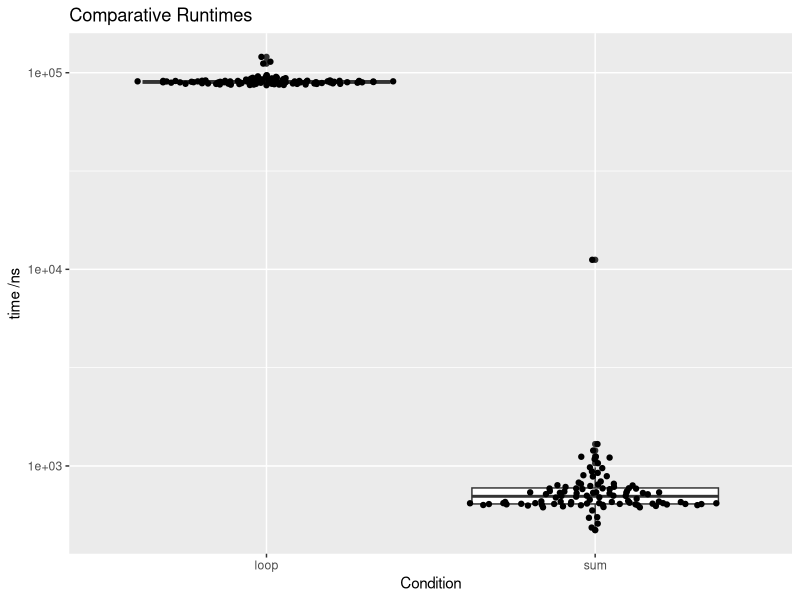
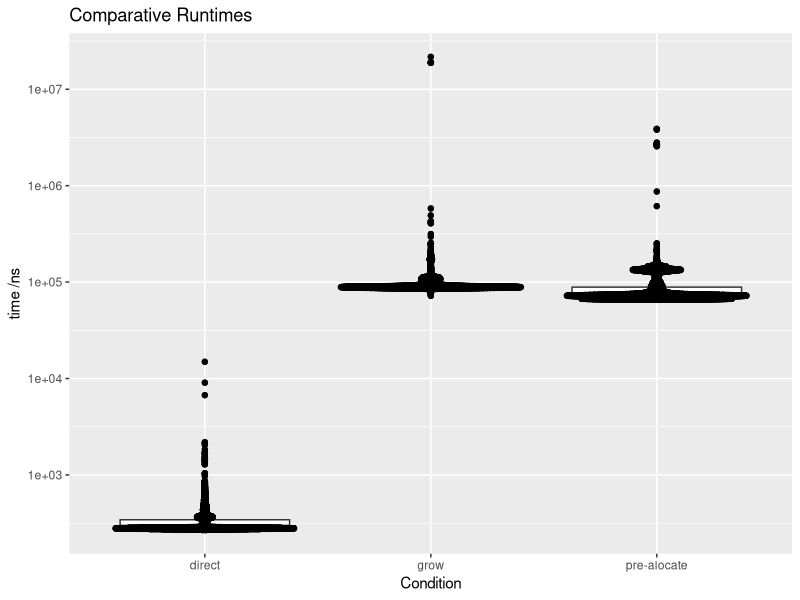
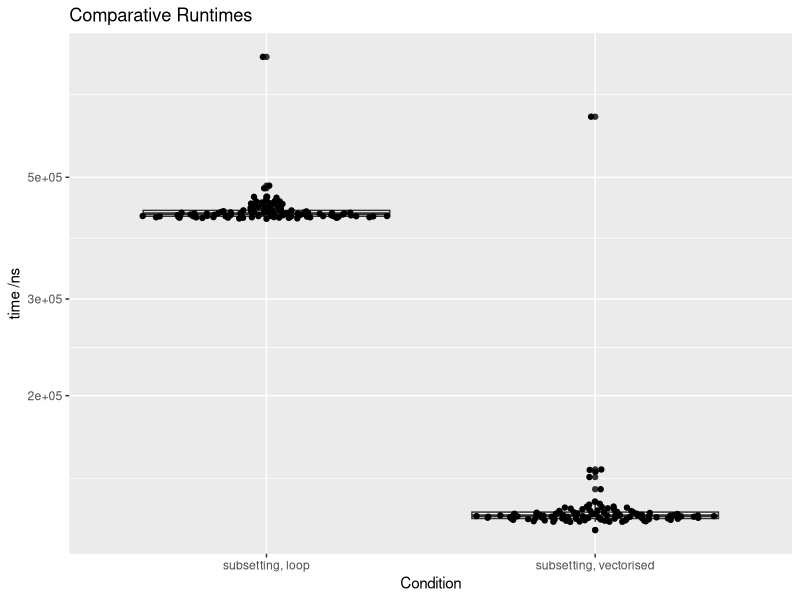
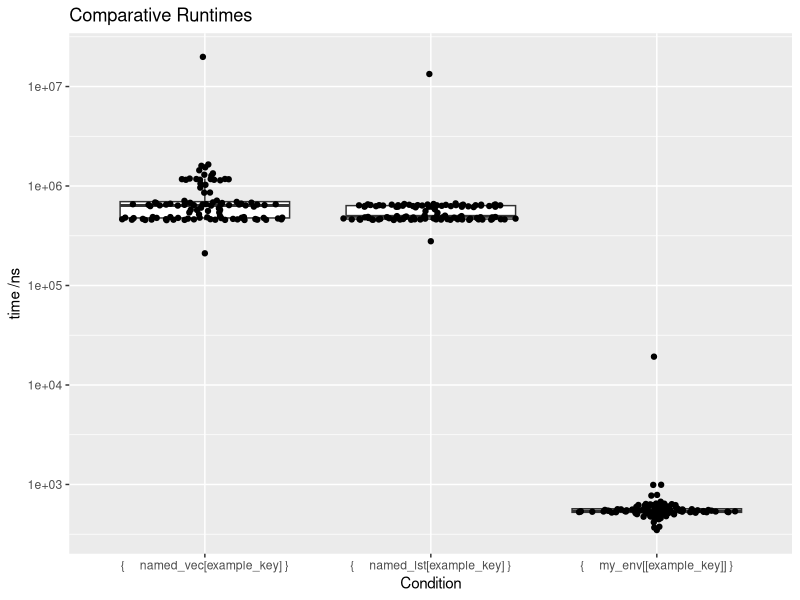
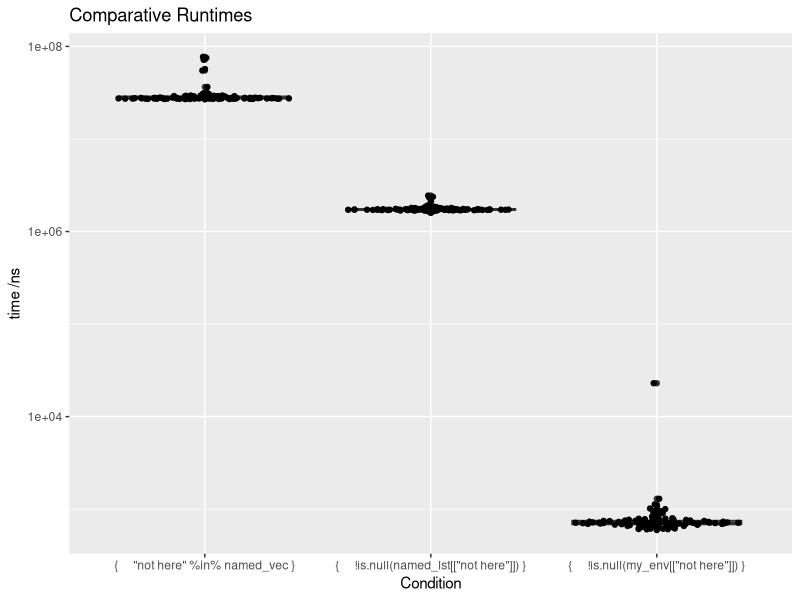
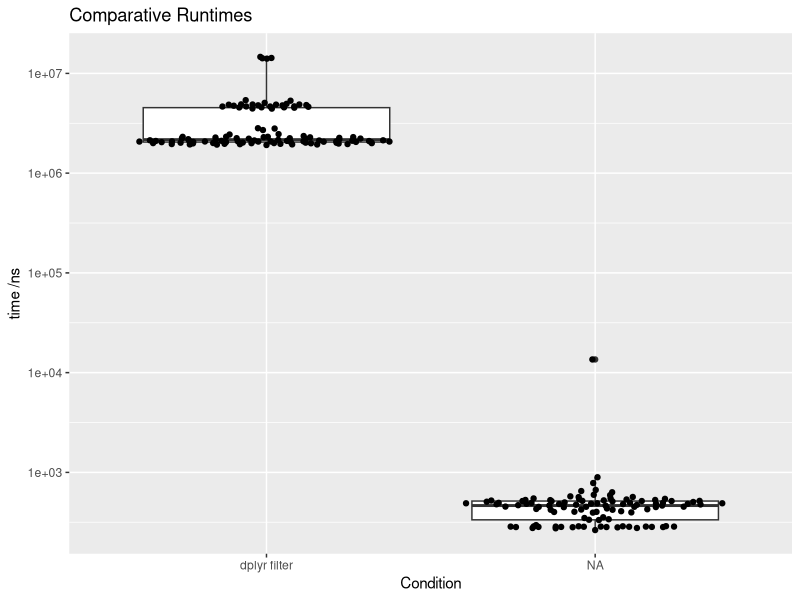

The R script that drew these images, in order:
## ---- chunk 1
suppressPackageStartupMessages({
	library(microbenchmark)
	library(dplyr)
	library(ggplot2)
})
## ---- chunk 2
normal_numbers <- rnorm(100)

bench_res <- dplyr::bind_rows(
	microbenchmark::microbenchmark(
		sum(normal_numbers)
	),
	
	microbenchmark::microbenchmark({
		mysum <- 0
		for(i in seq_along(normal_numbers)) {
			mysum <- mysum + normal_numbers[i]
		}
	})
) %>% 
	dplyr::mutate(
		name = dplyr::if_else(grepl("mysum", expr), "loop", "sum")
	) 

bench_res %>%
	as_tibble() %>%
	ggplot(aes(name, time)) + 
		geom_boxplot() +
		#ggbeeswarm::geom_beeswarm() +
		ggbeeswarm::geom_quasirandom() +
		scale_y_log10() + 
		labs(title = "Comparative Runtimes", y = "time /ns", x = "Condition")
## ---- chunk 3
n <- 100
n_bench <- 10000
object_creation <- dplyr::bind_rows(
	microbenchmark::microbenchmark({
		vec <- numeric(0)
		for(i in 1:n) vec <- c(vec, i)
	}, times = n_bench),
	microbenchmark::microbenchmark({
		vec <- numeric(n)
		for(i in 1:n) vec[i] <- i
	}, times = n_bench),
	microbenchmark::microbenchmark({
		vec <- 1:n
	}, times = n_bench)
) %>%
	dplyr::mutate(
		name = dplyr::case_when(
			grepl("numeric\\(0\\)", expr) ~ "grow",
			grepl("numeric\\(n\\)", expr) ~ "pre-alocate",
			TRUE ~ "direct"
		)
	)

object_creation %>%
	as_tibble() %>%
	ggplot(aes(name, time)) + 
		geom_boxplot() +
		#ggbeeswarm::geom_beeswarm() +
		ggbeeswarm::geom_quasirandom() +
		scale_y_log10() + 
		labs(title = "Comparative Runtimes", y = "time /ns", x = "Condition")
## ---- chunk 4
amat <- matrix(rnorm(10000),nrow = 100)


subsetting_vectors <- dplyr::bind_rows(
	microbenchmark::microbenchmark({
		bmat <- matrix(NA, nrow(amat)/2, ncol(amat))
		for(i in 1:nrow(bmat)) bmat[i,] <- amat[2*i-1,] * amat[2*i,]
	}),
	microbenchmark::microbenchmark({
		bmat2 <- amat[seq(1, nrow(amat), by=2),] *
		amat[seq(2, nrow(amat), by=2),]
	})
) %>%
	dplyr::mutate(
		name = dplyr::case_when(
			grepl("bmat2 ", expr) ~ "subsetting, vectorised",
			grepl("bmat ", expr) ~ "subsetting, loop"
		)
	)

#all.equal(bmat, bmat2)


subsetting_vectors %>%
	as_tibble() %>%
	ggplot(aes(name, time)) + 
		geom_boxplot() +
		#ggbeeswarm::geom_beeswarm() +
		ggbeeswarm::geom_quasirandom() +
		scale_y_log10() + 
		labs(title = "Comparative Runtimes", y = "time /ns", x = "Condition")

## ---- chunk 5
myenv <- new.env(hash=TRUE) 
myenv$tmp <- "test"

myenv$tmp
## ---- chunk 6
set.seed(42)
n <- 1e5
values <- 1:n
keys <- purrr::map_chr(1:n, ~paste0(sample(letters,10), collapse = ""))

named_vec <- values
names(named_vec) <- keys

named_lst <- as.list(named_vec)

my_env <- new.env(hash=TRUE) 
purrr::walk2(keys, values, ~{my_env[[.x]] <- .y})

example_key <- keys[10]

find_hash <- dplyr::bind_rows(
	microbenchmark::microbenchmark({
		named_vec[example_key]
	}),
	microbenchmark::microbenchmark({
		named_lst[example_key]
	}),
	microbenchmark::microbenchmark({
		my_env[[example_key]]
	}) %>%
	dplyr::mutate(
		name = dplyr::case_when(
			grepl("named_lst", expr) ~ "named list",
			grepl("named_vec", expr) ~ "named vector",
			grepl("my_env", expr) ~ "hash"
		)
	)
)

find_hash

find_hash %>%
	as_tibble() %>%
	ggplot(aes(expr, time)) + 
		geom_boxplot(outlier.shape = NA) +
		#ggbeeswarm::geom_beeswarm() +
		ggbeeswarm::geom_quasirandom() +
		scale_y_log10() + 
		labs(title = "Comparative Runtimes", y = "time /ns", x = "Condition")

## ---- chunk 7
non_member <- dplyr::bind_rows(
	microbenchmark::microbenchmark({
		"not here" %in% named_vec
	}),
	microbenchmark::microbenchmark({
		!is.null(named_lst[["not here"]])
	}),
	microbenchmark::microbenchmark({
		!is.null(my_env[["not here"]])
	}) %>%
	dplyr::mutate(
		name = dplyr::case_when(
			grepl("named_lst", expr) ~ "named list",
			grepl("%in%", expr) ~ "named vector",
			grepl("null", expr) ~ "hash"
		)
	)
)

non_member

non_member %>%
	as_tibble() %>%
	ggplot(aes(expr, time)) + 
		geom_boxplot() +
		#ggbeeswarm::geom_beeswarm() +
		ggbeeswarm::geom_quasirandom() +
		scale_y_log10() + 
		labs(title = "Comparative Runtimes", y = "time /ns", x = "Condition")
## ---- chunk 8
df <- data.frame(keys = keys, values = values)


df_l <- df %>% group_by(keys) %>% dplyr::group_split()
names(df_l) <- df$keys
df_index <- new.env(hash = TRUE)
purrr::walk2(df$keys, df_l, ~{df_index[[.x]] <- .y})

hash_as_index <- dplyr::bind_rows(
	microbenchmark::microbenchmark({
		df_index[[example_key]]
	}),
	microbenchmark::microbenchmark({
		df %>% dplyr::filter(keys == example_key)
	}) %>%
	dplyr::mutate(
		name = dplyr::case_when(
			grepl("filter", expr) ~ "dplyr filter",
			grepl("df_index", expr) ~ "hash"
		)
	)
)

hash_as_index


hash_as_index %>%
	as_tibble() %>%
	ggplot(aes(name, time)) + 
		geom_boxplot() +
		#ggbeeswarm::geom_beeswarm() +
		ggbeeswarm::geom_quasirandom() +
		scale_y_log10() + 
		labs(title = "Comparative Runtimes", y = "time /ns", x = "Condition")
